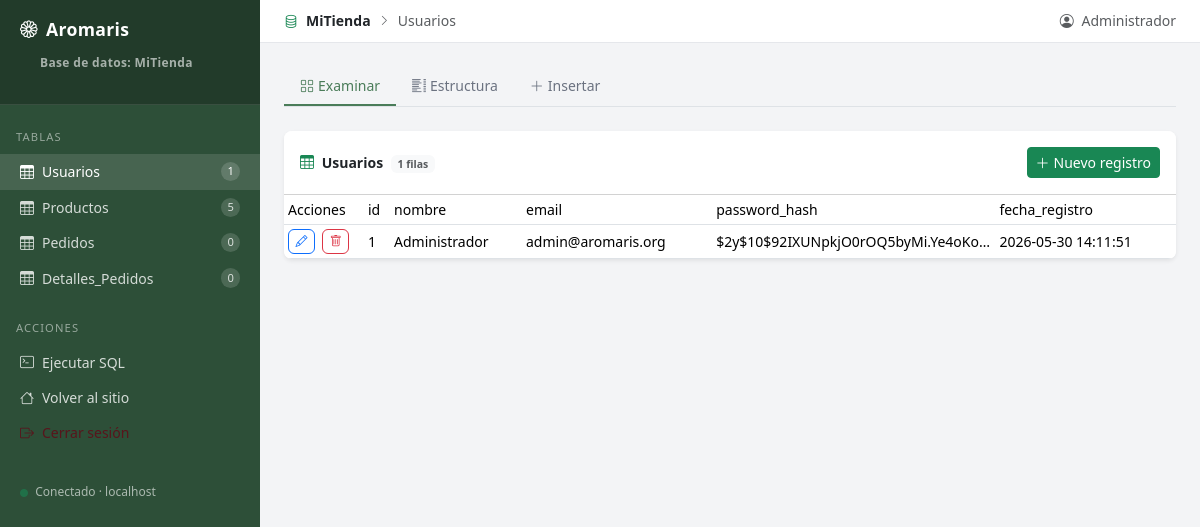
The page /admin.php (signed in) on the database its author committed.
### tables this page shows
CREATE TABLE IF NOT EXISTS Usuarios (
    id INT AUTO_INCREMENT PRIMARY KEY,
    nombre VARCHAR(100) NOT NULL,
    email VARCHAR(100) UNIQUE NOT NULL,
    password_hash VARCHAR(255) NOT NULL,
    fecha_registro TIMESTAMP DEFAULT CURRENT_TIMESTAMP
);

### src/admin.php (the view, shortened to what this page needs)
<?php
$tablas_permitidas = ['Usuarios', 'Productos', 'Pedidos', 'Detalles_Pedidos'];
$tabla_activa = $_GET['tabla'] ?? 'Usuarios';
$accion   = $_GET['accion']   ?? 'browse';
$columnas   = [];
$filas      = [];
try {
    $db = getDB();
    $stmt = $db->query("DESCRIBE `$tabla_activa`");
    $columnas = $stmt->fetchAll();
    if ($accion === 'browse' || $accion === 'delete') {
        $limite  = 50;
        $pagina  = max(1, (int)($_GET['p'] ?? 1));
        $offset  = ($pagina - 1) * $limite;
        $total   = $db->query("SELECT COUNT(*) FROM `$tabla_activa`")->fetchColumn();
        $filas   = $db->query("SELECT * FROM `$tabla_activa` LIMIT $limite OFFSET $offset")->fetchAll();
    }
    $stats = [];
    foreach ($tablas_permitidas as $t) {
        $stats[$t] = $db->query("SELECT COUNT(*) FROM `$t`")->fetchColumn();
    }
} catch (PDOException $e) {
    $sql_error = 'Error de base de datos: ' . $e->getMessage();
}
$pk_col = $columnas[0]['Field'] ?? 'id';
?>
<!DOCTYPE html>
<html lang="es">
<head>
    <link href="https://cdn.jsdelivr.net/npm/bootstrap@5.3.3/dist/css/bootstrap.min.css" rel="stylesheet">
    <link href="https://cdn.jsdelivr.net/npm/bootstrap-icons@1.11.3/font/bootstrap-icons.min.css" rel="stylesheet">
</head>
<body>
<aside id="sidebar">
    <div class="sidebar-brand">
        <i class="bi bi-flower1 me-2"></i>Aromaris
        <div class="db-info mt-1">Base de datos: <strong>MiTienda</strong></div>
    </div>
    <div class="nav-section">Tablas</div>
    <nav class="nav flex-column">
        <?php foreach ($tablas_permitidas as $t): ?>
        <a href="?tabla=<?= $t ?>&accion=browse"
           class="nav-link <?= $t === $tabla_activa ? 'active' : '' ?>">
            <i class="bi bi-table"></i> <?= $t ?>
            <span class="badge-count"><?= $stats[$t] ?? 0 ?></span>
        </a>
        <?php endforeach; ?>
    </nav>
    <div class="nav-section mt-3">Acciones</div>
    <nav class="nav flex-column">
        <a href="?tabla=<?= $tabla_activa ?>&accion=sql" class="nav-link <?= $accion==='sql' ? 'active':'' ?>">
            <i class="bi bi-terminal"></i> Ejecutar SQL
        </a>
        <a href="index.php" class="nav-link">
            <i class="bi bi-house"></i> Volver al sitio
        </a>
        <a href="index.php?logout=1" class="nav-link text-danger-emphasis">
            <i class="bi bi-box-arrow-right"></i> Cerrar sesión
        </a>
    </nav>
    <div class="db-info mt-4">
        <i class="bi bi-circle-fill text-success me-1" style="font-size:.5rem"></i>
        Conectado · <?= DB_HOST ?>
    </div>
</aside>
<div id="main-content">
    <div class="topbar d-flex align-items-center justify-content-between gap-3">
        <div class="d-flex align-items-center gap-2">
            <i class="bi bi-database text-success"></i>
            <span class="fw-semibold">MiTienda</span>
            <i class="bi bi-chevron-right text-muted" style="font-size:.7rem"></i>
            <span class="text-muted"><?= htmlspecialchars($tabla_activa) ?></span>
        </div>
        <div class="text-muted">
            <i class="bi bi-person-circle me-1"></i>
            <?= htmlspecialchars($_SESSION['usuario']) ?>
        </div>
    </div>
    <div class="p-4">
        <?php if ($accion !== 'sql'): ?>
        <ul class="nav action-tabs border-bottom mb-4">
            <li class="nav-item">
                <a class="nav-link <?= $accion==='browse'?'active':'' ?>" href="?tabla=<?= $tabla_activa ?>&accion=browse">
                    <i class="bi bi-grid me-1"></i>Examinar
                </a>
            </li>
            <li class="nav-item">
                <a class="nav-link <?= $accion==='structure'?'active':'' ?>" href="?tabla=<?= $tabla_activa ?>&accion=structure">
                    <i class="bi bi-list-columns me-1"></i>Estructura
                </a>
            </li>
            <li class="nav-item">
                <a class="nav-link <?= $accion==='insert'?'active':'' ?>" href="?tabla=<?= $tabla_activa ?>&accion=insert">
                    <i class="bi bi-plus-lg me-1"></i>Insertar
                </a>
            </li>
        </ul>
        <?php endif; ?>
        <?php if ($accion === 'browse'): ?>
        <div class="card border-0 shadow-sm rounded-3 overflow-hidden">
            <div class="card-header bg-white d-flex justify-content-between align-items-center py-3">
                <span class="fw-semibold">
                    <i class="bi bi-table me-1 text-success"></i>
                    <?= htmlspecialchars($tabla_activa) ?>
                    <span class="badge bg-light text-muted ms-1"><?= $total ?? 0 ?> filas</span>
                </span>
                <a href="?tabla=<?= $tabla_activa ?>&accion=insert" class="btn btn-sm btn-success">
                    <i class="bi bi-plus-lg me-1"></i>Nuevo registro
                </a>
            </div>
            <div class="card-body p-0">
                <?php if ($filas): ?>
                <div class="table-responsive">
                    <table class="table table-admin table-sm table-hover mb-0">
                        <thead>
                            <tr>
                                <th style="width:80px">Acciones</th>
                                <?php foreach (array_keys($filas[0]) as $col): ?>
                                    <th><?= htmlspecialchars($col) ?></th>
                                <?php endforeach; ?>
                            </tr>
                        </thead>
                        <tbody>
                        <?php foreach ($filas as $fila): ?>
                            <tr>
                                <td>
                                    <a href="?tabla=<?= $tabla_activa ?>&accion=edit&pk_col=<?= urlencode($pk_col) ?>&pk_val=<?= urlencode($fila[$pk_col]) ?>"
                                       class="btn btn-xs btn-outline-primary" style="font-size:.75rem;padding:.15rem .4rem"
                                       title="Editar"><i class="bi bi-pencil"></i></a>
                                    <a href="?tabla=<?= $tabla_activa ?>&accion=delete&pk_col=<?= urlencode($pk_col) ?>&pk_val=<?= urlencode($fila[$pk_col]) ?>"
                                       class="btn btn-xs btn-outline-danger ms-1" style="font-size:.75rem;padding:.15rem .4rem"
                                       title="Eliminar"
                                       onclick="return confirm('¿Eliminar este registro?')"><i class="bi bi-trash"></i></a>
                                </td>
                                <?php foreach ($fila as $val): ?>
                                    <td title="<?= htmlspecialchars((string)$val) ?>">
                                        <?= $val === null
                                            ? '<span class="text-muted fst-italic">NULL</span>'
                                            : htmlspecialchars(mb_strimwidth((string)$val, 0, 60, '…')) ?>
                                    </td>
                                <?php endforeach; ?>
                            </tr>
                        <?php endforeach; ?>
                        </tbody>
                    </table>
                </div>
                <?php endif; ?>
            </div>
        </div>
        <?php endif; ?>
    </div>
</div>
</body>
</html>

### src/admin.php (style rules this page uses)
:root { --a-green: #4a7c59; --a-green-dark: #2d4f38; --a-green-lt: #e8f3ec; --sidebar-w: 260px; }
body { font-size: .875rem; background: #f3f4f6; }
#sidebar { width: var(--sidebar-w); min-height: 100vh; background: var(--a-green-dark); color: #fff; position: fixed; top: 0; left: 0; overflow-y: auto; z-index: 1040; }
#sidebar .sidebar-brand { background: rgba(0,0,0,.25); padding: 1rem 1.25rem; font-size: 1.1rem; font-weight: 700; letter-spacing: .02em; border-bottom: 1px solid rgba(255,255,255,.1); }
#sidebar .nav-section { padding: .5rem 1rem; font-size: .7rem; text-transform: uppercase; letter-spacing: .1em; opacity: .5; margin-top: 1rem; }
#sidebar .nav-link { color: rgba(255,255,255,.8); padding: .45rem 1.25rem; border-radius: 0; display: flex; align-items: center; gap: .5rem; transition: background .15s; }
#sidebar .nav-link:hover, #sidebar .nav-link.active { background: rgba(255,255,255,.12); color: #fff; }
#sidebar .badge-count { margin-left: auto; font-size: .7rem; background: rgba(255,255,255,.15); border-radius: 999px; padding: .1em .55em; }
#sidebar .db-info { font-size: .75rem; opacity: .6; padding: .5rem 1.25rem 1rem; }
#main-content { margin-left: var(--sidebar-w); min-height: 100vh; }
.topbar { background: #fff; border-bottom: 1px solid #e5e7eb; padding: .65rem 1.5rem; position: sticky; top: 0; z-index: 1030; }
.action-tabs .nav-link { color: #6b7280; border-radius: 0; border-bottom: 2px solid transparent; padding: .5rem 1rem; }
.action-tabs .nav-link.active { color: var(--a-green); border-bottom-color: var(--a-green); background: transparent; }
.table-admin thead { background: var(--a-green); color: #fff; }
.table-admin thead th { font-weight: 500; white-space: nowrap; }
.table-admin td { vertical-align: middle; max-width: 220px; overflow: hidden; text-overflow: ellipsis; white-space: nowrap; }

### rows shown on the page
usuarios: id "1", nombre "Administrador", email "admin@aromaris.org", password_hash "$2y$10$92IXUNpkjO0rOQ5byMi.Ye4oKo…", fecha_registro "2026-05-30 14:11:51"

### other values the page prints
$t "Usuarios"
$stats[$t] "1"
$t "Productos"
$stats[$t] "5"
$t "Pedidos"
$stats[$t] "0"
$t "Detalles_Pedidos"
DB_HOST "localhost"
$tabla_activa "Usuarios"
$_SESSION['usuario'] "Administrador"
$total "1"
$col "id"
$col "nombre"
$col "email"
$col "password_hash"
